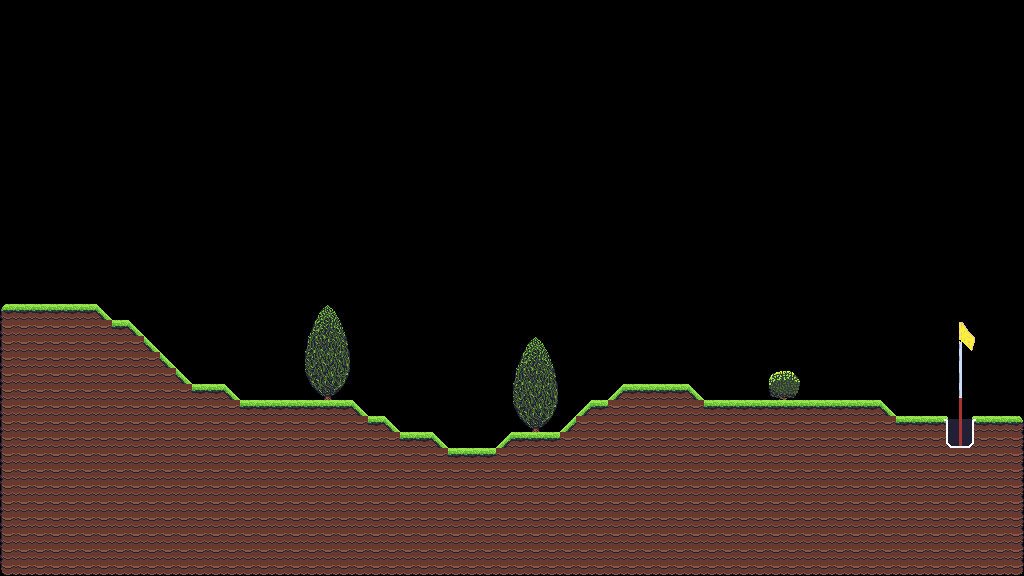

Rendered tile map (Tiled .tmx) drawn with the repository's tilesets; below, a short description and the map source with its tile grids summarised:
An orthogonal 64x36 tile map with 16x16 px tiles, 1 tile layer (Level), 2 tilesets and 216 objects (126x collide, 2x juniper, 2x finish, bushes).

<map version="1.10" tiledversion="1.11.1" orientation="orthogonal" renderorder="right-down" width="64" height="36" tilewidth="16" tileheight="16" infinite="0" nextlayerid="8" nextobjectid="7664">
 <tileset firstgid="1" name="prototype" tilewidth="16" tileheight="16" tilecount="128" columns="16">
  <image source="images/prototype.png" width="256" height="128" />
  <tile id="0" type="ground" />
  <tile id="1" type="ground" />
  <tile id="2" type="ground" />
  <tile id="3" type="ground" />
  <tile id="4" type="ground" />
 </tileset>
 <tileset firstgid="129" name="all2" tilewidth="16" tileheight="16" tilecount="210" columns="14">
  <image source="images/all2.png" width="224" height="244" />
 </tileset>
 <layer id="1" name="Level" width="64" height="36">
  <data>[2304 cells, 793 non-empty, 50 distinct tile ids]</data>
 </layer>
 <objectgroup id="7" name="Bushes_Leaf_Object">
  <object id="7504" name="juniper" x="304" y="304" width="51" height="94.5" />
  <object id="7513" name="juniper" x="512" y="336" width="51" height="94.5" />
  <object id="7648" name="bushes" x="768" y="368" width="32" height="32" />
 </objectgroup>
 <objectgroup id="6" name="Bushes_Object">
  <object id="7500" x="309.818" y="334.546">
   <polygon points="0,0 18,-28.7273 34,-0.181818" />
  </object>
  <object id="7501" x="309.909" y="335.647">
   <polygon points="0,0 34,-0.919192 38.9091,31.6202 -3.81818,32.1717" />
  </object>
  <object id="7502" x="305.909" y="368.553">
   <polygon points="0,0 42.8182,-0.643514 37.5455,15.5363 5.54545,15.7201" />
  </object>
  <object id="7503" x="312" y="384.916">
   <polygon points="0,0 31.0909,-0.280098 21,9.71007 11.1818,10.0835" />
  </object>
  <object id="7500" x="309.818" y="334.546">
   <polygon points="0,0 18,-28.7273 34,-0.181818" />
  </object>
  <object id="7501" x="309.909" y="335.647">
   <polygon points="0,0 34,-0.919192 38.9091,31.6202 -3.81818,32.1717" />
  </object>
  <object id="7502" x="305.909" y="368.553">
   <polygon points="0,0 42.8182,-0.643514 37.5455,15.5363 5.54545,15.7201" />
  </object>
  <object id="7503" x="312" y="384.916">
   <polygon points="0,0 31.0909,-0.280098 21,9.71007 11.1818,10.0835" />
  </object>
  <object id="7509" x="517.818" y="366.546">
   <polygon points="0,0 18,-28.7273 34,-0.181818" />
  </object>
  <object id="7510" x="517.909" y="367.647">
   <polygon points="0,0 34,-0.919192 38.9091,31.6202 -3.81818,32.1717" />
  </object>
  <object id="7511" x="513.909" y="400.553">
   <polygon points="0,0 42.8182,-0.643514 37.5455,15.5363 5.54545,15.7201" />
  </object>
  <object id="7512" x="520" y="416.916">
   <polygon points="0,0 31.0909,-0.280098 21,9.71007 11.1818,10.0835" />
  </object>
  <object id="7509" x="517.818" y="366.546">
   <polygon points="0,0 18,-28.7273 34,-0.181818" />
  </object>
  <object id="7510" x="517.909" y="367.647">
   <polygon points="0,0 34,-0.919192 38.9091,31.6202 -3.81818,32.1717" />
  </object>
  <object id="7511" x="513.909" y="400.553">
   <polygon points="0,0 42.8182,-0.643514 37.5455,15.5363 5.54545,15.7201" />
  </object>
  <object id="7512" x="520" y="416.916">
   <polygon points="0,0 31.0909,-0.280098 21,9.71007 11.1818,10.0835" />
  </object>
  <object id="7647" x="771" y="371.5" width="26.5" height="28.5" />
  <object id="7647" x="771" y="371.5" width="26.5" height="28.5" />
 </objectgroup>
 <objectgroup id="2" name="Ground_Object">
  <object id="7441" type="collide" x="1008" y="416" width="16" height="16" />
  <object id="7442" type="collide" x="0" y="304" width="16" height="16" />
  <object id="7443" type="collide" x="16" y="304" width="16" height="16" />
  <object id="7444" type="collide" x="32" y="304" width="16" height="16" />
  <object id="7445" type="collide" x="48" y="304" width="16" height="16" />
  <object id="7446" type="collide" x="64" y="304" width="16" height="16" />
  <object id="7447" type="collide" x="80" y="304" width="16" height="16" />
  <object id="7448" type="collide" x="112" y="320" width="16" height="16" />
  <object id="7449" type="collide" x="192" y="384" width="16" height="16" />
  <object id="7450" type="collide" x="208" y="384" width="16" height="16" />
  <object id="7451" type="collide" x="624" y="384" width="16" height="16" />
  <object id="7452" type="collide" x="640" y="384" width="16" height="16" />
  <object id="7453" type="collide" x="656" y="384" width="16" height="16" />
  <object id="7454" type="collide" x="672" y="384" width="16" height="16" />
  <object id="7455" type="collide" x="240" y="400" width="16" height="16" />
  <object id="7456" type="collide" x="256" y="400" width="16" height="16" />
  <object id="7457" type="collide" x="272" y="400" width="16" height="16" />
  <object id="7458" type="collide" x="288" y="400" width="16" height="16" />
  <object id="7459" type="collide" x="592" y="400" width="16" height="16" />
  <object id="7460" type="collide" x="704" y="400" width="16" height="16" />
  <object id="7461" type="collide" x="720" y="400" width="16" height="16" />
  <object id="7462" type="collide" x="736" y="400" width="16" height="16" />
  </objectgroup>
 <objectgroup id="3" name="Hole_Object">
  <!-- 8 objects omitted --></objectgroup>
 <objectgroup id="5" name="Spawn_Object">
  <!-- 1 objects omitted --></objectgroup>
</map>
<!-- 173 of 216 objects omitted -->
